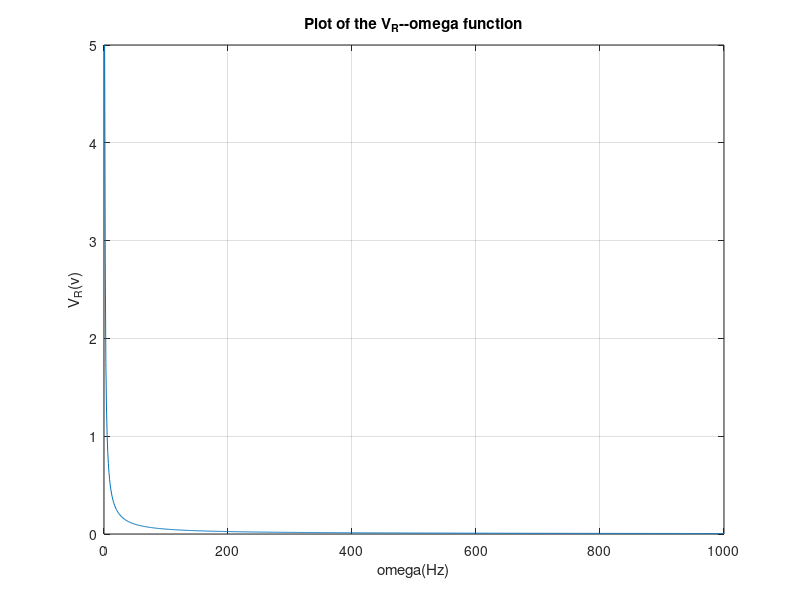

Recreate this plot in MATLAB.
% Script file:plot_the_voltage_function.m
%
%Purpose:
% This m_file is to calculate and plot the function R*V_0/sqrt(R^2+(omega*L-1/omega*C)^2)
% Record of revision:
%Date     Programmer   Descriptionofchange
%======   ==========   ===================
%
%
%Define variables:
%V_R---the voltage of Resistance(mv)
%V_0---the inicial voltage(mv)
%R-----the value of the resistance(ohm)
%omega---the frequency of the signal(Hz)
%L-----the value of inductance(mH)
%C-----the value of capacitance(nF)
%Prompt the user of inputing the variables
C=input('Enter the capacitance value:\n');
L=input('Enter the inductance value:\n');
R=input('Enter the value of the resistance:\n'); 
V_0=input('Enter the inicial voltage:\n');
%Create an arry of the frequency of the signal
omega=1:1:1000;
%Perform calculation
V_R=R.*V_0./sqrt(R.^2+(omega.*L-1./omega.*C).^2);
%Plot the V_R--omega function
plot(omega,V_R);
title('Plot of the V_R--omega function');
xlabel('omega(Hz)');
ylabel('V_R(v)');
grid on;
